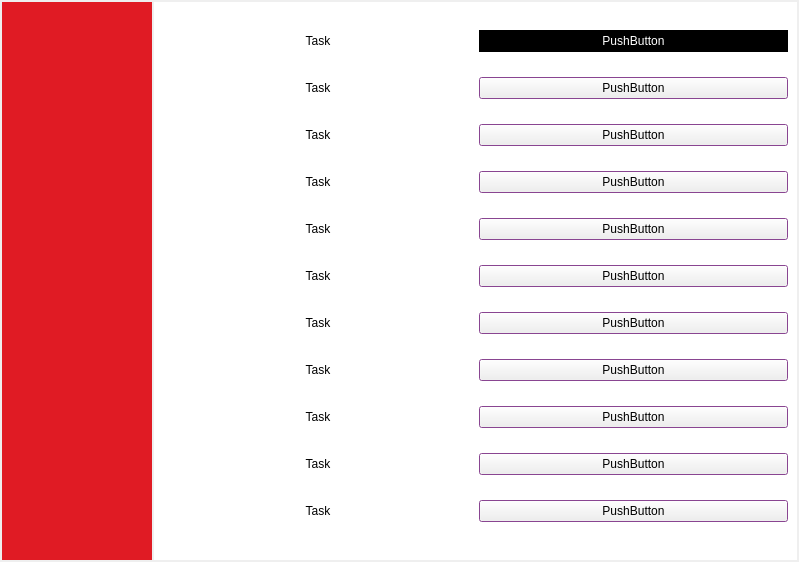
<?xml version="1.0" encoding="UTF-8"?>
<ui version="4.0">
 <class>MainWindow</class>
 <widget class="QMainWindow" name="MainWindow">
  <property name="geometry">
   <rect>
    <x>0</x>
    <y>0</y>
    <width>799</width>
    <height>562</height>
   </rect>
  </property>
  <property name="windowTitle">
   <string>MainWindow</string>
  </property>
  <widget class="QWidget" name="centralwidget">
   <layout class="QHBoxLayout" name="horizontalLayout">
    <property name="spacing">
     <number>2</number>
    </property>
    <property name="leftMargin">
     <number>2</number>
    </property>
    <property name="topMargin">
     <number>2</number>
    </property>
    <property name="rightMargin">
     <number>2</number>
    </property>
    <property name="bottomMargin">
     <number>2</number>
    </property>
    <item>
     <widget class="QWidget" name="buttons" native="true">
      <property name="minimumSize">
       <size>
        <width>150</width>
        <height>200</height>
       </size>
      </property>
      <property name="maximumSize">
       <size>
        <width>100</width>
        <height>1000000</height>
       </size>
      </property>
      <property name="palette">
       <palette>
        <active>
         <colorrole role="WindowText">
          <brush brushstyle="SolidPattern">
           <color alpha="255">
            <red>0</red>
            <green>0</green>
            <blue>0</blue>
           </color>
          </brush>
         </colorrole>
         <colorrole role="Button">
          <brush brushstyle="SolidPattern">
           <color alpha="255">
            <red>224</red>
            <green>27</green>
            <blue>36</blue>
           </color>
          </brush>
         </colorrole>
         <colorrole role="Light">
          <brush brushstyle="SolidPattern">
           <color alpha="255">
            <red>255</red>
            <green>112</green>
            <blue>118</blue>
           </color>
          </brush>
         </colorrole>
         <colorrole role="Midlight">
          <brush brushstyle="SolidPattern">
           <color alpha="255">
            <red>239</red>
            <green>69</green>
            <blue>77</blue>
           </color>
          </brush>
         </colorrole>
         <colorrole role="Dark">
          <brush brushstyle="SolidPattern">
           <color alpha="255">
            <red>112</red>
            <green>13</green>
            <blue>18</blue>
           </color>
          </brush>
         </colorrole>
         <colorrole role="Mid">
          <brush brushstyle="SolidPattern">
           <color alpha="255">
            <red>149</red>
            <green>18</green>
            <blue>24</blue>
           </color>
          </brush>
         </colorrole>
         <colorrole role="Text">
          <brush brushstyle="SolidPattern">
           <color alpha="255">
            <red>0</red>
            <green>0</green>
            <blue>0</blue>
           </color>
          </brush>
         </colorrole>
         <colorrole role="BrightText">
          <brush brushstyle="SolidPattern">
           <color alpha="255">
            <red>255</red>
            <green>255</green>
            <blue>255</blue>
           </color>
          </brush>
         </colorrole>
         <colorrole role="ButtonText">
          <brush brushstyle="SolidPattern">
           <color alpha="255">
            <red>0</red>
            <green>0</green>
            <blue>0</blue>
           </color>
          </brush>
         </colorrole>
         <colorrole role="Base">
          <brush brushstyle="SolidPattern">
           <color alpha="255">
            <red>255</red>
            <green>255</green>
            <blue>255</blue>
           </color>
          </brush>
         </colorrole>
         <colorrole role="Window">
          <brush brushstyle="SolidPattern">
           <color alpha="255">
            <red>224</red>
            <green>27</green>
            <blue>36</blue>
           </color>
          </brush>
         </colorrole>
         <colorrole role="Shadow">
          <brush brushstyle="SolidPattern">
           <color alpha="255">
            <red>0</red>
            <green>0</green>
            <blue>0</blue>
           </color>
          </brush>
         </colorrole>
         <colorrole role="AlternateBase">
          <brush brushstyle="SolidPattern">
           <color alpha="255">
            <red>239</red>
            <green>141</green>
            <blue>145</blue>
           </color>
          </brush>
         </colorrole>
         <colorrole role="ToolTipBase">
          <brush brushstyle="SolidPattern">
           <color alpha="255">
            <red>255</red>
            <green>255</green>
            <blue>220</blue>
           </color>
          </brush>
         </colorrole>
         <colorrole role="ToolTipText">
          <brush brushstyle="SolidPattern">
           <color alpha="255">
            <red>0</red>
            <green>0</green>
            <blue>0</blue>
           </color>
          </brush>
         </colorrole>
         <colorrole role="PlaceholderText">
          <brush brushstyle="SolidPattern">
           <color alpha="255">
            <red>224</red>
            <green>27</green>
            <blue>36</blue>
           </color>
          </brush>
         </colorrole>
         <colorrole role="Accent">
          <brush brushstyle="SolidPattern">
           <color alpha="255">
            <red>255</red>
            <green>255</green>
            <blue>255</blue>
           </color>
          </brush>
         </colorrole>
        </active>
        <inactive>
         <colorrole role="WindowText">
          <brush brushstyle="SolidPattern">
           <color alpha="255">
            <red>0</red>
            <green>0</green>
            <blue>0</blue>
           </color>
          </brush>
         </colorrole>
         <colorrole role="Button">
          <brush brushstyle="SolidPattern">
           <color alpha="255">
            <red>224</red>
            <green>27</green>
            <blue>36</blue>
           </color>
          </brush>
         </colorrole>
         <colorrole role="Light">
          <brush brushstyle="SolidPattern">
           <color alpha="255">
            <red>255</red>
            <green>112</green>
            <blue>118</blue>
           </color>
          </brush>
         </colorrole>
         <colorrole role="Midlight">
          <brush brushstyle="SolidPattern">
           <color alpha="255">
            <red>239</red>
            <green>69</green>
            <blue>77</blue>
           </color>
          </brush>
         </colorrole>
         <colorrole role="Dark">
          <brush brushstyle="SolidPattern">
           <color alpha="255">
            <red>112</red>
            <green>13</green>
            <blue>18</blue>
           </color>
          </brush>
         </colorrole>
         <colorrole role="Mid">
          <brush brushstyle="SolidPattern">
           <color alpha="255">
            <red>149</red>
            <green>18</green>
            <blue>24</blue>
           </color>
          </brush>
         </colorrole>
         <colorrole role="Text">
          <brush brushstyle="SolidPattern">
           <color alpha="255">
            <red>0</red>
            <green>0</green>
            <blue>0</blue>
           </color>
          </brush>
         </colorrole>
         <colorrole role="BrightText">
          <brush brushstyle="SolidPattern">
           <color alpha="255">
            <red>255</red>
            <green>255</green>
            <blue>255</blue>
           </color>
          </brush>
         </colorrole>
         <colorrole role="ButtonText">
          <brush brushstyle="SolidPattern">
           <color alpha="255">
            <red>0</red>
            <green>0</green>
            <blue>0</blue>
           </color>
          </brush>
         </colorrole>
         <colorrole role="Base">
          <brush brushstyle="SolidPattern">
           <color alpha="255">
            <red>255</red>
            <green>255</green>
            <blue>255</blue>
           </color>
          </brush>
         </colorrole>
         <colorrole role="Window">
          <brush brushstyle="SolidPattern">
           <color alpha="255">
            <red>224</red>
            <green>27</green>
            <blue>36</blue>
           </color>
          </brush>
         </colorrole>
         <colorrole role="Shadow">
          <brush brushstyle="SolidPattern">
           <color alpha="255">
            <red>0</red>
            <green>0</green>
            <blue>0</blue>
           </color>
          </brush>
         </colorrole>
         <colorrole role="AlternateBase">
          <brush brushstyle="SolidPattern">
           <color alpha="255">
            <red>239</red>
            <green>141</green>
            <blue>145</blue>
           </color>
          </brush>
         </colorrole>
         <colorrole role="ToolTipBase">
          <brush brushstyle="SolidPattern">
           <color alpha="255">
            <red>255</red>
            <green>255</green>
            <blue>220</blue>
           </color>
          </brush>
         </colorrole>
         <colorrole role="ToolTipText">
          <brush brushstyle="SolidPattern">
           <color alpha="255">
            <red>0</red>
            <green>0</green>
            <blue>0</blue>
           </color>
          </brush>
         </colorrole>
         <colorrole role="PlaceholderText">
          <brush brushstyle="SolidPattern">
           <color alpha="255">
            <red>224</red>
            <green>27</green>
            <blue>36</blue>
           </color>
          </brush>
         </colorrole>
         <colorrole role="Accent">
          <brush brushstyle="SolidPattern">
           <color alpha="255">
            <red>255</red>
            <green>255</green>
            <blue>255</blue>
           </color>
          </brush>
         </colorrole>
        </inactive>
        <disabled>
         <colorrole role="WindowText">
          <brush brushstyle="SolidPattern">
           <color alpha="255">
            <red>112</red>
            <green>13</green>
            <blue>18</blue>
           </color>
          </brush>
         </colorrole>
         <colorrole role="Button">
          <brush brushstyle="SolidPattern">
           <color alpha="255">
            <red>224</red>
            <green>27</green>
            <blue>36</blue>
           </color>
          </brush>
         </colorrole>
         <colorrole role="Light">
          <brush brushstyle="SolidPattern">
           <color alpha="255">
            <red>255</red>
            <green>112</green>
            <blue>118</blue>
           </color>
          </brush>
         </colorrole>
         <colorrole role="Midlight">
          <brush brushstyle="SolidPattern">
           <color alpha="255">
            <red>239</red>
            <green>69</green>
            <blue>77</blue>
           </color>
          </brush>
         </colorrole>
         <colorrole role="Dark">
          <brush brushstyle="SolidPattern">
           <color alpha="255">
            <red>112</red>
            <green>13</green>
            <blue>18</blue>
           </color>
          </brush>
         </colorrole>
         <colorrole role="Mid">
          <brush brushstyle="SolidPattern">
           <color alpha="255">
            <red>149</red>
            <green>18</green>
            <blue>24</blue>
           </color>
          </brush>
         </colorrole>
         <colorrole role="Text">
          <brush brushstyle="SolidPattern">
           <color alpha="255">
            <red>112</red>
            <green>13</green>
            <blue>18</blue>
           </color>
          </brush>
         </colorrole>
         <colorrole role="BrightText">
          <brush brushstyle="SolidPattern">
           <color alpha="255">
            <red>255</red>
            <green>255</green>
            <blue>255</blue>
           </color>
          </brush>
         </colorrole>
         <colorrole role="ButtonText">
          <brush brushstyle="SolidPattern">
           <color alpha="255">
            <red>112</red>
            <green>13</green>
            <blue>18</blue>
           </color>
          </brush>
         </colorrole>
         <colorrole role="Base">
          <brush brushstyle="SolidPattern">
           <color alpha="255">
            <red>224</red>
            <green>27</green>
            <blue>36</blue>
           </color>
          </brush>
         </colorrole>
         <colorrole role="Window">
          <brush brushstyle="SolidPattern">
           <color alpha="255">
            <red>224</red>
            <green>27</green>
            <blue>36</blue>
           </color>
          </brush>
         </colorrole>
         <colorrole role="Shadow">
          <brush brushstyle="SolidPattern">
           <color alpha="255">
            <red>0</red>
            <green>0</green>
            <blue>0</blue>
           </color>
          </brush>
         </colorrole>
         <colorrole role="AlternateBase">
          <brush brushstyle="SolidPattern">
           <color alpha="255">
            <red>224</red>
            <green>27</green>
            <blue>36</blue>
           </color>
          </brush>
         </colorrole>
         <colorrole role="ToolTipBase">
          <brush brushstyle="SolidPattern">
           <color alpha="255">
            <red>255</red>
            <green>255</green>
            <blue>220</blue>
           </color>
          </brush>
         </colorrole>
         <colorrole role="ToolTipText">
          <brush brushstyle="SolidPattern">
           <color alpha="255">
            <red>0</red>
            <green>0</green>
            <blue>0</blue>
           </color>
          </brush>
         </colorrole>
         <colorrole role="PlaceholderText">
          <brush brushstyle="SolidPattern">
           <color alpha="255">
            <red>224</red>
            <green>27</green>
            <blue>36</blue>
           </color>
          </brush>
         </colorrole>
         <colorrole role="Accent">
          <brush brushstyle="SolidPattern">
           <color alpha="255">
            <red>255</red>
            <green>67</green>
            <blue>76</blue>
           </color>
          </brush>
         </colorrole>
        </disabled>
       </palette>
      </property>
      <property name="autoFillBackground">
       <bool>true</bool>
      </property>
     </widget>
    </item>
    <item>
     <widget class="QStackedWidget" name="stackedWidget">
      <property name="palette">
       <palette>
        <active>
         <colorrole role="Base">
          <brush brushstyle="SolidPattern">
           <color alpha="255">
            <red>255</red>
            <green>255</green>
            <blue>255</blue>
           </color>
          </brush>
         </colorrole>
         <colorrole role="Window">
          <brush brushstyle="SolidPattern">
           <color alpha="255">
            <red>255</red>
            <green>255</green>
            <blue>255</blue>
           </color>
          </brush>
         </colorrole>
        </active>
        <inactive>
         <colorrole role="Base">
          <brush brushstyle="SolidPattern">
           <color alpha="255">
            <red>255</red>
            <green>255</green>
            <blue>255</blue>
           </color>
          </brush>
         </colorrole>
         <colorrole role="Window">
          <brush brushstyle="SolidPattern">
           <color alpha="255">
            <red>255</red>
            <green>255</green>
            <blue>255</blue>
           </color>
          </brush>
         </colorrole>
        </inactive>
        <disabled>
         <colorrole role="Base">
          <brush brushstyle="SolidPattern">
           <color alpha="255">
            <red>255</red>
            <green>255</green>
            <blue>255</blue>
           </color>
          </brush>
         </colorrole>
         <colorrole role="Window">
          <brush brushstyle="SolidPattern">
           <color alpha="255">
            <red>255</red>
            <green>255</green>
            <blue>255</blue>
           </color>
          </brush>
         </colorrole>
        </disabled>
       </palette>
      </property>
      <property name="autoFillBackground">
       <bool>true</bool>
      </property>
      <property name="currentIndex">
       <number>0</number>
      </property>
      <widget class="QWidget" name="page">
       <property name="palette">
        <palette>
         <active>
          <colorrole role="Window">
           <brush brushstyle="SolidPattern">
            <color alpha="255">
             <red>192</red>
             <green>97</green>
             <blue>203</blue>
            </color>
           </brush>
          </colorrole>
         </active>
         <inactive>
          <colorrole role="Window">
           <brush brushstyle="SolidPattern">
            <color alpha="255">
             <red>192</red>
             <green>97</green>
             <blue>203</blue>
            </color>
           </brush>
          </colorrole>
         </inactive>
         <disabled>
          <colorrole role="Base">
           <brush brushstyle="SolidPattern">
            <color alpha="255">
             <red>192</red>
             <green>97</green>
             <blue>203</blue>
            </color>
           </brush>
          </colorrole>
          <colorrole role="Window">
           <brush brushstyle="SolidPattern">
            <color alpha="255">
             <red>192</red>
             <green>97</green>
             <blue>203</blue>
            </color>
           </brush>
          </colorrole>
         </disabled>
        </palette>
       </property>
       <layout class="QGridLayout" name="gridLayout">
        <item row="0" column="0">
         <widget class="QLabel" name="label">
          <property name="text">
           <string>Task</string>
          </property>
          <property name="scaledContents">
           <bool>false</bool>
          </property>
          <property name="alignment">
           <set>Qt::AlignmentFlag::AlignCenter</set>
          </property>
         </widget>
        </item>
        <item row="0" column="1">
         <widget class="QPushButton" name="pushButton">
          <property name="palette">
           <palette>
            <active>
             <colorrole role="WindowText">
              <brush brushstyle="SolidPattern">
               <color alpha="255">
                <red>255</red>
                <green>255</green>
                <blue>255</blue>
               </color>
              </brush>
             </colorrole>
             <colorrole role="Button">
              <brush brushstyle="SolidPattern">
               <color alpha="255">
                <red>0</red>
                <green>0</green>
                <blue>0</blue>
               </color>
              </brush>
             </colorrole>
             <colorrole role="Light">
              <brush brushstyle="SolidPattern">
               <color alpha="255">
                <red>0</red>
                <green>0</green>
                <blue>0</blue>
               </color>
              </brush>
             </colorrole>
             <colorrole role="Midlight">
              <brush brushstyle="SolidPattern">
               <color alpha="255">
                <red>0</red>
                <green>0</green>
                <blue>0</blue>
               </color>
              </brush>
             </colorrole>
             <colorrole role="Dark">
              <brush brushstyle="SolidPattern">
               <color alpha="255">
                <red>0</red>
                <green>0</green>
                <blue>0</blue>
               </color>
              </brush>
             </colorrole>
             <colorrole role="Mid">
              <brush brushstyle="SolidPattern">
               <color alpha="255">
                <red>0</red>
                <green>0</green>
                <blue>0</blue>
               </color>
              </brush>
             </colorrole>
             <colorrole role="Text">
              <brush brushstyle="SolidPattern">
               <color alpha="255">
                <red>255</red>
                <green>255</green>
                <blue>255</blue>
               </color>
              </brush>
             </colorrole>
             <colorrole role="BrightText">
              <brush brushstyle="SolidPattern">
               <color alpha="255">
                <red>255</red>
                <green>255</green>
                <blue>255</blue>
               </color>
              </brush>
             </colorrole>
             <colorrole role="ButtonText">
              <brush brushstyle="SolidPattern">
               <color alpha="255">
                <red>255</red>
                <green>255</green>
                <blue>255</blue>
               </color>
              </brush>
             </colorrole>
             <colorrole role="Base">
              <brush brushstyle="SolidPattern">
               <color alpha="255">
                <red>0</red>
                <green>0</green>
                <blue>0</blue>
               </color>
              </brush>
             </colorrole>
             <colorrole role="Window">
              <brush brushstyle="SolidPattern">
               <color alpha="255">
                <red>0</red>
                <green>0</green>
                <blue>0</blue>
               </color>
              </brush>
             </colorrole>
             <colorrole role="Shadow">
              <brush brushstyle="SolidPattern">
               <color alpha="255">
                <red>255</red>
                <green>255</green>
                <blue>255</blue>
               </color>
              </brush>
             </colorrole>
             <colorrole role="AlternateBase">
              <brush brushstyle="SolidPattern">
               <color alpha="255">
                <red>0</red>
                <green>0</green>
                <blue>0</blue>
               </color>
              </brush>
             </colorrole>
             <colorrole role="ToolTipBase">
              <brush brushstyle="SolidPattern">
               <color alpha="255">
                <red>255</red>
                <green>255</green>
                <blue>220</blue>
               </color>
              </brush>
             </colorrole>
             <colorrole role="ToolTipText">
              <brush brushstyle="SolidPattern">
               <color alpha="255">
                <red>0</red>
                <green>0</green>
                <blue>0</blue>
               </color>
              </brush>
             </colorrole>
             <colorrole role="PlaceholderText">
              <brush brushstyle="SolidPattern">
               <color alpha="127">
                <red>255</red>
                <green>255</green>
                <blue>255</blue>
               </color>
              </brush>
             </colorrole>
             <colorrole role="Accent">
              <brush brushstyle="SolidPattern">
               <color alpha="255">
                <red>255</red>
                <green>255</green>
                <blue>255</blue>
               </color>
              </brush>
             </colorrole>
            </active>
            <inactive>
             <colorrole role="WindowText">
              <brush brushstyle="SolidPattern">
               <color alpha="255">
                <red>255</red>
                <green>255</green>
                <blue>255</blue>
               </color>
              </brush>
             </colorrole>
             <colorrole role="Button">
              <brush brushstyle="SolidPattern">
               <color alpha="255">
                <red>0</red>
                <green>0</green>
                <blue>0</blue>
               </color>
              </brush>
             </colorrole>
             <colorrole role="Light">
              <brush brushstyle="SolidPattern">
               <color alpha="255">
                <red>0</red>
                <green>0</green>
                <blue>0</blue>
               </color>
              </brush>
             </colorrole>
             <colorrole role="Midlight">
              <brush brushstyle="SolidPattern">
               <color alpha="255">
                <red>0</red>
                <green>0</green>
                <blue>0</blue>
               </color>
              </brush>
             </colorrole>
             <colorrole role="Dark">
              <brush brushstyle="SolidPattern">
               <color alpha="255">
                <red>0</red>
                <green>0</green>
                <blue>0</blue>
               </color>
              </brush>
             </colorrole>
             <colorrole role="Mid">
              <brush brushstyle="SolidPattern">
               <color alpha="255">
                <red>0</red>
                <green>0</green>
                <blue>0</blue>
               </color>
              </brush>
             </colorrole>
             <colorrole role="Text">
              <brush brushstyle="SolidPattern">
               <color alpha="255">
                <red>255</red>
                <green>255</green>
                <blue>255</blue>
               </color>
              </brush>
             </colorrole>
             <colorrole role="BrightText">
              <brush brushstyle="SolidPattern">
               <color alpha="255">
                <red>255</red>
                <green>255</green>
                <blue>255</blue>
               </color>
              </brush>
             </colorrole>
             <colorrole role="ButtonText">
              <brush brushstyle="SolidPattern">
               <color alpha="255">
                <red>255</red>
                <green>255</green>
                <blue>255</blue>
               </color>
              </brush>
             </colorrole>
             <colorrole role="Base">
              <brush brushstyle="SolidPattern">
               <color alpha="255">
                <red>0</red>
                <green>0</green>
                <blue>0</blue>
               </color>
              </brush>
             </colorrole>
             <colorrole role="Window">
              <brush brushstyle="SolidPattern">
               <color alpha="255">
                <red>0</red>
                <green>0</green>
                <blue>0</blue>
               </color>
              </brush>
             </colorrole>
             <colorrole role="Shadow">
              <brush brushstyle="SolidPattern">
               <color alpha="255">
                <red>255</red>
                <green>255</green>
                <blue>255</blue>
               </color>
              </brush>
             </colorrole>
             <colorrole role="AlternateBase">
              <brush brushstyle="SolidPattern">
               <color alpha="255">
                <red>0</red>
                <green>0</green>
                <blue>0</blue>
               </color>
              </brush>
             </colorrole>
             <colorrole role="ToolTipBase">
              <brush brushstyle="SolidPattern">
               <color alpha="255">
                <red>255</red>
                <green>255</green>
                <blue>220</blue>
               </color>
              </brush>
             </colorrole>
             <colorrole role="ToolTipText">
              <brush brushstyle="SolidPattern">
               <color alpha="255">
                <red>0</red>
                <green>0</green>
                <blue>0</blue>
               </color>
              </brush>
             </colorrole>
             <colorrole role="PlaceholderText">
              <brush brushstyle="SolidPattern">
               <color alpha="127">
                <red>255</red>
                <green>255</green>
                <blue>255</blue>
               </color>
              </brush>
             </colorrole>
             <colorrole role="Accent">
              <brush brushstyle="SolidPattern">
               <color alpha="255">
                <red>255</red>
                <green>255</green>
                <blue>255</blue>
               </color>
              </brush>
             </colorrole>
            </inactive>
            <disabled>
             <colorrole role="WindowText">
              <brush brushstyle="SolidPattern">
               <color alpha="255">
                <red>0</red>
                <green>0</green>
                <blue>0</blue>
               </color>
              </brush>
             </colorrole>
             <colorrole role="Button">
              <brush brushstyle="SolidPattern">
               <color alpha="255">
                <red>0</red>
                <green>0</green>
                <blue>0</blue>
               </color>
              </brush>
             </colorrole>
             <colorrole role="Light">
              <brush brushstyle="SolidPattern">
               <color alpha="255">
                <red>0</red>
                <green>0</green>
                <blue>0</blue>
               </color>
              </brush>
             </colorrole>
             <colorrole role="Midlight">
              <brush brushstyle="SolidPattern">
               <color alpha="255">
                <red>0</red>
                <green>0</green>
                <blue>0</blue>
               </color>
              </brush>
             </colorrole>
             <colorrole role="Dark">
              <brush brushstyle="SolidPattern">
               <color alpha="255">
                <red>0</red>
                <green>0</green>
                <blue>0</blue>
               </color>
              </brush>
             </colorrole>
             <colorrole role="Mid">
              <brush brushstyle="SolidPattern">
               <color alpha="255">
                <red>0</red>
                <green>0</green>
                <blue>0</blue>
               </color>
              </brush>
             </colorrole>
             <colorrole role="Text">
              <brush brushstyle="SolidPattern">
               <color alpha="255">
                <red>0</red>
                <green>0</green>
                <blue>0</blue>
               </color>
              </brush>
             </colorrole>
             <colorrole role="BrightText">
              <brush brushstyle="SolidPattern">
               <color alpha="255">
                <red>255</red>
                <green>255</green>
                <blue>255</blue>
               </color>
              </brush>
             </colorrole>
             <colorrole role="ButtonText">
              <brush brushstyle="SolidPattern">
               <color alpha="255">
                <red>0</red>
                <green>0</green>
                <blue>0</blue>
               </color>
              </brush>
             </colorrole>
             <colorrole role="Base">
              <brush brushstyle="SolidPattern">
               <color alpha="255">
                <red>0</red>
                <green>0</green>
                <blue>0</blue>
               </color>
              </brush>
             </colorrole>
             <colorrole role="Window">
              <brush brushstyle="SolidPattern">
               <color alpha="255">
                <red>0</red>
                <green>0</green>
                <blue>0</blue>
               </color>
              </brush>
             </colorrole>
             <colorrole role="Shadow">
              <brush brushstyle="SolidPattern">
               <color alpha="255">
                <red>255</red>
                <green>255</green>
                <blue>255</blue>
               </color>
              </brush>
             </colorrole>
             <colorrole role="AlternateBase">
              <brush brushstyle="SolidPattern">
               <color alpha="255">
                <red>0</red>
                <green>0</green>
                <blue>0</blue>
               </color>
              </brush>
             </colorrole>
             <colorrole role="ToolTipBase">
              <brush brushstyle="SolidPattern">
               <color alpha="255">
                <red>255</red>
                <green>255</green>
                <blue>220</blue>
               </color>
              </brush>
             </colorrole>
             <colorrole role="ToolTipText">
              <brush brushstyle="SolidPattern">
               <color alpha="255">
                <red>0</red>
                <green>0</green>
                <blue>0</blue>
               </color>
              </brush>
             </colorrole>
             <colorrole role="PlaceholderText">
              <brush brushstyle="SolidPattern">
               <color alpha="127">
                <red>0</red>
                <green>0</green>
                <blue>0</blue>
               </color>
              </brush>
             </colorrole>
             <colorrole role="Accent">
              <brush brushstyle="SolidPattern">
               <color alpha="255">
                <red>255</red>
                <green>255</green>
                <blue>255</blue>
               </color>
              </brush>
             </colorrole>
            </disabled>
           </palette>
          </property>
          <property name="autoFillBackground">
           <bool>true</bool>
          </property>
          <property name="text">
           <string>PushButton</string>
          </property>
          <property name="flat">
           <bool>true</bool>
          </property>
         </widget>
        </item>
        <item row="1" column="0">
         <widget class="QLabel" name="label_2">
          <property name="text">
           <string>Task</string>
          </property>
          <property name="scaledContents">
           <bool>false</bool>
          </property>
          <property name="alignment">
           <set>Qt::AlignmentFlag::AlignCenter</set>
          </property>
         </widget>
        </item>
        <item row="1" column="1">
         <widget class="QPushButton" name="pushButton_2">
          <property name="text">
           <string>PushButton</string>
          </property>
         </widget>
        </item>
        <item row="2" column="0">
         <widget class="QLabel" name="label_3">
          <property name="text">
           <string>Task</string>
          </property>
          <property name="scaledContents">
           <bool>false</bool>
          </property>
          <property name="alignment">
           <set>Qt::AlignmentFlag::AlignCenter</set>
          </property>
         </widget>
        </item>
        <item row="2" column="1">
         <widget class="QPushButton" name="pushButton_12">
          <property name="text">
           <string>PushButton</string>
          </property>
         </widget>
        </item>
        <item row="3" column="0">
         <widget class="QLabel" name="label_4">
          <property name="text">
           <string>Task</string>
          </property>
          <property name="scaledContents">
           <bool>false</bool>
          </property>
          <property name="alignment">
           <set>Qt::AlignmentFlag::AlignCenter</set>
          </property>
         </widget>
        </item>
        <item row="3" column="1">
         <widget class="QPushButton" name="pushButton_3">
          <property name="text">
           <string>PushButton</string>
          </property>
         </widget>
        </item>
        <item row="4" column="0">
         <widget class="QLabel" name="label_5">
          <property name="text">
           <string>Task</string>
          </property>
          <property name="scaledContents">
           <bool>false</bool>
          </property>
          <property name="alignment">
           <set>Qt::AlignmentFlag::AlignCenter</set>
          </property>
         </widget>
        </item>
        <item row="4" column="1">
         <widget class="QPushButton" name="pushButton_14">
          <property name="text">
           <string>PushButton</string>
          </property>
         </widget>
        </item>
        <item row="5" column="0">
         <widget class="QLabel" name="label_6">
          <property name="text">
           <string>Task</string>
          </property>
          <property name="scaledContents">
           <bool>false</bool>
          </property>
          <property name="alignment">
           <set>Qt::AlignmentFlag::AlignCenter</set>
          </property>
         </widget>
        </item>
        <item row="5" column="1">
         <widget class="QPushButton" name="pushButton_6">
          <property name="text">
           <string>PushButton</string>
          </property>
         </widget>
        </item>
        <item row="6" column="0">
         <widget class="QLabel" name="label_7">
          <property name="text">
           <string>Task</string>
          </property>
          <property name="scaledContents">
           <bool>false</bool>
          </property>
          <property name="alignment">
           <set>Qt::AlignmentFlag::AlignCenter</set>
          </property>
         </widget>
        </item>
        <item row="6" column="1">
         <widget class="QPushButton" name="pushButton_7">
          <property name="text">
           <string>PushButton</string>
          </property>
         </widget>
        </item>
        <item row="7" column="0">
         <widget class="QLabel" name="label_8">
          <property name="text">
           <string>Task</string>
          </property>
          <property name="scaledContents">
           <bool>false</bool>
          </property>
          <property name="alignment">
           <set>Qt::AlignmentFlag::AlignCenter</set>
          </property>
         </widget>
        </item>
        <item row="7" column="1">
         <widget class="QPushButton" name="pushButton_8">
          <property name="text">
           <string>PushButton</string>
          </property>
         </widget>
        </item>
        <item row="8" column="0">
         <widget class="QLabel" name="label_9">
          <property name="text">
           <string>Task</string>
          </property>
          <property name="scaledContents">
           <bool>false</bool>
          </property>
          <property name="alignment">
           <set>Qt::AlignmentFlag::AlignCenter</set>
          </property>
         </widget>
        </item>
        <item row="8" column="1">
         <widget class="QPushButton" name="pushButton_9">
          <property name="text">
           <string>PushButton</string>
          </property>
         </widget>
        </item>
        <item row="9" column="0">
         <widget class="QLabel" name="label_10">
          <property name="text">
           <string>Task</string>
          </property>
          <property name="scaledContents">
           <bool>false</bool>
          </property>
          <property name="alignment">
           <set>Qt::AlignmentFlag::AlignCenter</set>
          </property>
         </widget>
        </item>
        <item row="9" column="1">
         <widget class="QPushButton" name="pushButton_10">
          <property name="text">
           <string>PushButton</string>
          </property>
         </widget>
        </item>
        <item row="10" column="0">
         <widget class="QLabel" name="label_11">
          <property name="text">
           <string>Task</string>
          </property>
          <property name="scaledContents">
           <bool>false</bool>
          </property>
          <property name="alignment">
           <set>Qt::AlignmentFlag::AlignCenter</set>
          </property>
         </widget>
        </item>
        <item row="10" column="1">
         <widget class="QPushButton" name="pushButton_11">
          <property name="text">
           <string>PushButton</string>
          </property>
         </widget>
        </item>
       </layout>
      </widget>
      <widget class="QWidget" name="page_2">
       <property name="palette">
        <palette>
         <active>
          <colorrole role="Window">
           <brush brushstyle="SolidPattern">
            <color alpha="255">
             <red>246</red>
             <green>211</green>
             <blue>45</blue>
            </color>
           </brush>
          </colorrole>
         </active>
         <inactive>
          <colorrole role="Window">
           <brush brushstyle="SolidPattern">
            <color alpha="255">
             <red>246</red>
             <green>211</green>
             <blue>45</blue>
            </color>
           </brush>
          </colorrole>
         </inactive>
         <disabled>
          <colorrole role="Base">
           <brush brushstyle="SolidPattern">
            <color alpha="255">
             <red>246</red>
             <green>211</green>
             <blue>45</blue>
            </color>
           </brush>
          </colorrole>
          <colorrole role="Window">
           <brush brushstyle="SolidPattern">
            <color alpha="255">
             <red>246</red>
             <green>211</green>
             <blue>45</blue>
            </color>
           </brush>
          </colorrole>
         </disabled>
        </palette>
       </property>
      </widget>
     </widget>
    </item>
   </layout>
  </widget>
 </widget>
 <resources/>
 <connections/>
</ui>
